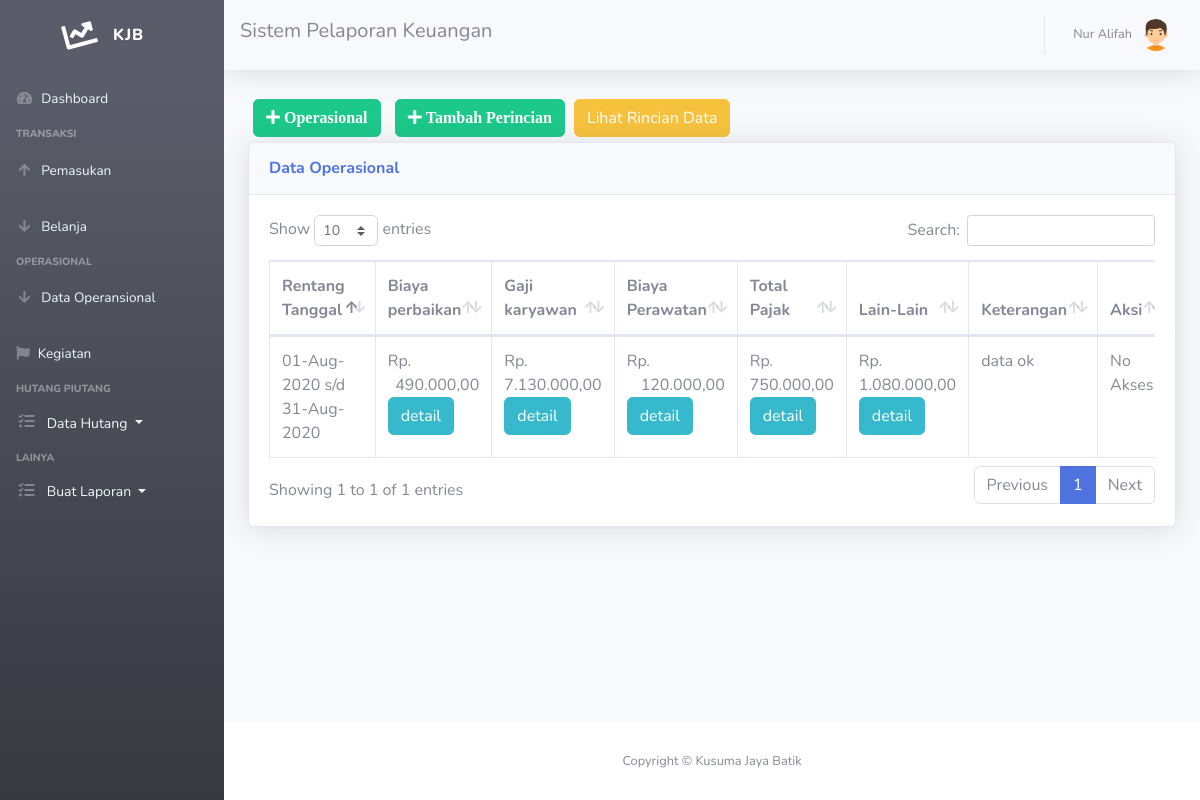
/operasional.php (signed in), run on the app's committed database.
### tables this page shows
CREATE TABLE `operasional` (
  `id_operasional` int(11) NOT NULL,
  `id_user` int(11) NOT NULL,
  `pajak` int(111) NOT NULL,
  `biaya_perbaikan` int(11) NOT NULL,
  `gaji_karyawan` int(11) NOT NULL,
  `biaya_perawatan` int(11) NOT NULL,
  `tanggalawal` date NOT NULL,
  `tanggalakhir` date NOT NULL,
  `lainlain` int(11) NOT NULL,
  `keterangan` varchar(255) NOT NULL,
  `is_update` enum('0','1','','') NOT NULL
);

### operasional.php (the view, shortened to what this page needs)
<!DOCTYPE html>
<html lang="en">
<head>
  <link rel="stylesheet" href="https://cdnjs.cloudflare.com/ajax/libs/font-awesome/4.7.0/css/font-awesome.min.css">
  <link href="vendor/fontawesome-free/css/all.min.css" rel="stylesheet" type="text/css">
  <link href="css/sb-admin-2.min.css" rel="stylesheet">
  <link href="vendor/datatables/dataTables.bootstrap4.min.css" rel="stylesheet">
</head>
<body id="page-top">
<?php require 'sidebar.php'; ?>
      <div id="content">
<?php require 'navbar.php'; ?>
        <div class="container-fluid">
  <button type="button" class="btn btn-success" style="margin:5px" data-toggle="modal" data-target="#myModalTambah"><i class="fa fa-plus"> Operasional</i></button>
<button type="button" class="btn btn-success" style="margin:5px" data-toggle="modal" data-target="#myModalTambahperincian"><i class="fa fa-plus"> Tambah Perincian</i></button>
<input type="button" class="btn btn-warning" onclick="location.href='rincian.php';" value="Lihat Rincian Data" />
<br>
          <div class="card shadow mb-4">
            <div class="card-header py-3">
              <h6 class="m-0 font-weight-bold text-primary">Data Operasional</h6>
            </div>
            <div class="card-body">
              <div class="table-responsive">
                <table class="table table-bordered" id="dataTable" width="100%" cellspacing="0">
                  <thead>
                    <tr>
                      <th>Rentang Tanggal</th>
                      <th>Biaya perbaikan</th>
                      <th>Gaji karyawan</th>
                      <th>Biaya Perawatan</th>
                      <th>Total Pajak</th>
                      <th>Lain-Lain</th>
                      <th>Keterangan</th>
                      <th>Aksi</th>
                    </tr>
                  </thead>
                  <tbody>
				  <?php
$query = mysqli_query($koneksi,"SELECT * FROM operasional");
while ($data = mysqli_fetch_assoc($query))
{
  $formattedDate = date("d-M-Y", strtotime($data["tanggalawal"]));
  $formattedDate2 = date("d-M-Y", strtotime($data["tanggalakhir"]));
?>
  <?php if ($data['is_update']!=1): ?>
                    <tr>
                      <td><?=$formattedDate?> s/d <?=$formattedDate2?></td>
                      <td>Rp. <br><span style="float: right; text-align: right;"><?=number_format($data['biaya_perbaikan'],2,',','.');?></span>
                       <br> <input type="button" name="view" value="detail" id="<?php echo $data["id_operasional"]; ?>" class="btn btn-info btn-xs view_data" />
                      </td>
                      <td>Rp. <br><span style="float: right; text-align: right;"><?=number_format($data['gaji_karyawan'],2,',','.');?></span><br>
                         <input type="button" name="view" value="detail" id="<?php echo $data["id_operasional"]; ?>" class="btn btn-info btn-xs view_data2"/>
                      </td>
                      <td>Rp. <br><span style="float: right; text-align: right;"><?=number_format($data['biaya_perawatan'],2,',','.');?></span>
                        <br><input type="button" name="view" value="detail" id="<?php echo $data["id_operasional"]; ?>" class="btn btn-info btn-xs view_data3" />
                      </td>
                      <td>Rp. <br><span style="float: right; text-align: right;"><?=number_format($data['pajak'],2,',','.');?></span>
                          <br><input type="button" name="view" value="detail" id="<?php echo $data["id_operasional"]; ?>" class="btn btn-info btn-xs view_data4" />
                      </td>
                      <td>Rp. <br><span style="float: right; text-align: right;"><?=number_format($data['lainlain'],2,',','.');?></span>
                        <br> <input type="button" name="view" value="detail" id="<?php echo $data["id_operasional"]; ?>" class="btn btn-info btn-xs view_data5" />
                      </td>
                       <td><?=$data['keterangan']?></td>
<td>
     <?php if ($_SESSION['jabatan']!="pemimpin"): ?>
    <?php echo "No Akses" ?>
    <?php endif ?>
</td>
</tr>
<?php endif ?>
  </div>
<?php
}
?>
    </div>
    </div>
    </div>
    </div>
    </div>
              </div>
<?php require 'footer.php'?>
</body>
</html>

### data on the page
operasional: tanggalawal "01-Aug-2020", tanggalakhir "31-Aug-2020", biaya_perbaikan "490.000,00", gaji_karyawan "7.130.000,00", biaya_perawatan "120.000,00", pajak "750.000,00", lainlain "1.080.000,00", keterangan "data ok"

### other printed values
$_SESSION['nama'] "Nur Alifah"
